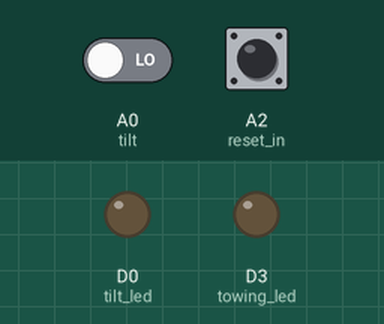
This sketch was run on a simulated Particle Photon. Parts: output pins drawn as LEDs (lit = HIGH). Dashed ring = blinking. The inputs (shaded band) are chosen by the test bench; at power-on: A0 (tilt) LOW, A2 (reset_in) LOW. Pins used as bus, display or sensor lines are not drawn.

Above: at 1.2 s.
1.3 s: A0 (tilt) driven HIGH
At 1.7 s:
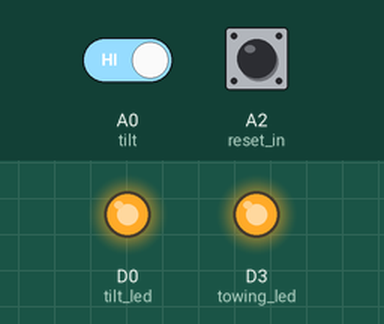
2.8 s: A2 (reset_in) pulled HIGH for 3.2 s
At 4.6 s:
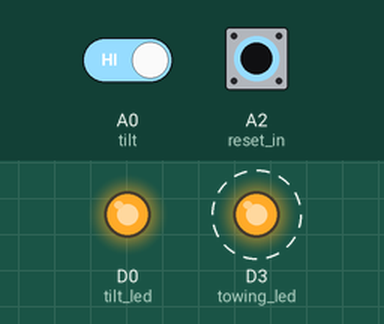
8.3 s: A0 (tilt) driven LOW
At 8.7 s:
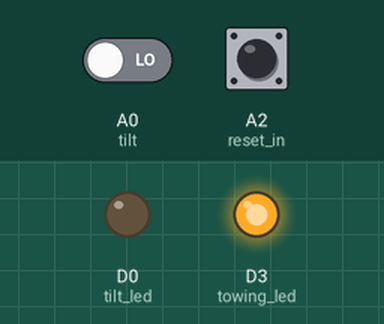
9.8 s: A2 (reset_in) pulled HIGH for 0.15 s
At 11.8 s:
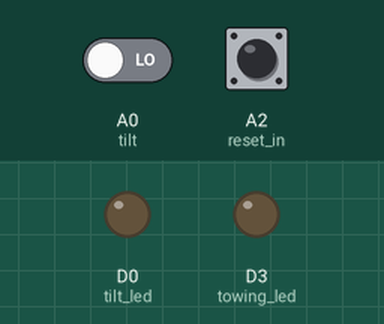
Timing chart, 0 to 13.3 s (numbered marks = the images above; inputs shaded):
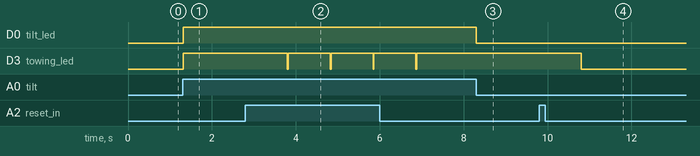

Measured:
- after the input at 1.3 s, D0 (tilt_led), D3 (towing_led): LOW → HIGH at once
- after the input at 2.8 s, D3 (towing_led): alternates HIGH for 1.0 s and LOW for 0.02 s, starting after 1.0 s
- after the input at 8.3 s, D0 (tilt_led): HIGH → LOW at once
- after the input at 9.8 s, D3 (towing_led): HIGH → LOW after 1.0 s

The sketch:

tow_no.ino
```cpp
// ------------
// Tow No
// ------------

/*-------------

Tow No! uses a tilt sensor to determine whether your car is being towed.


-------------*/

int tilt_led = D0;
int towing_led = D3;
int tilt = A0;
int reset_in = A2;
int power = A5;

bool is_tilting = true;
bool sent_alert = false;
bool press_reset = false;

void setup() {

    pinMode(tilt_led, OUTPUT);
    pinMode(towing_led, OUTPUT);
    pinMode(tilt, INPUT);
    pinMode(reset_in, INPUT);
    pinMode(power, OUTPUT);

    digitalWrite(power, HIGH);
    digitalWrite(tilt_led, LOW);
    digitalWrite(towing_led, LOW);

}


void loop() {


    is_tilting = ( digitalRead(tilt) == HIGH );
    press_reset = ( digitalRead(reset_in) == HIGH );

    if(is_tilting && !sent_alert){
        Particle.publish("TowStatus","Towing",60,PUBLIC);
        sent_alert = true;
        digitalWrite(towing_led, HIGH);
        //delay(1000);
    }

    if(press_reset){
        delay(1000);
        sent_alert = false;
        digitalWrite(towing_led, LOW);
    }

    digitalWrite(tilt_led, is_tilting);
    //digitalWrite(towing_led, press_reset);
}
```
